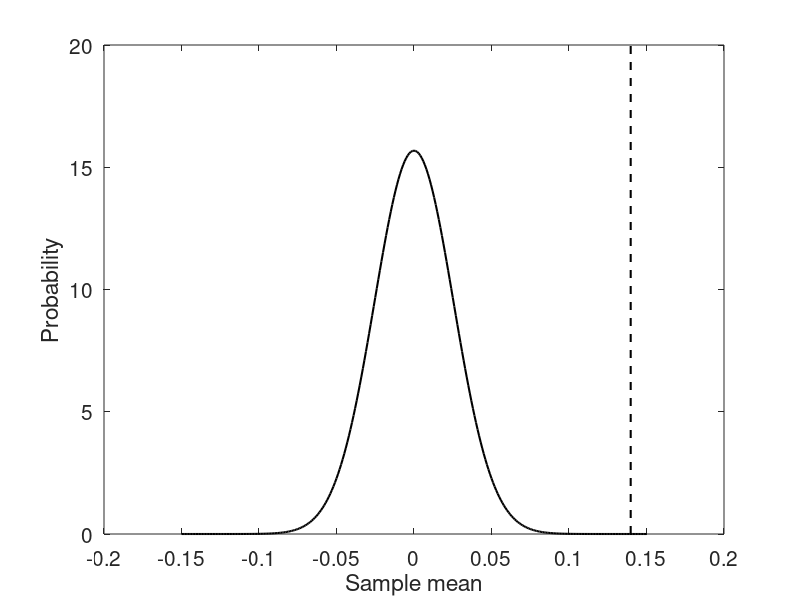
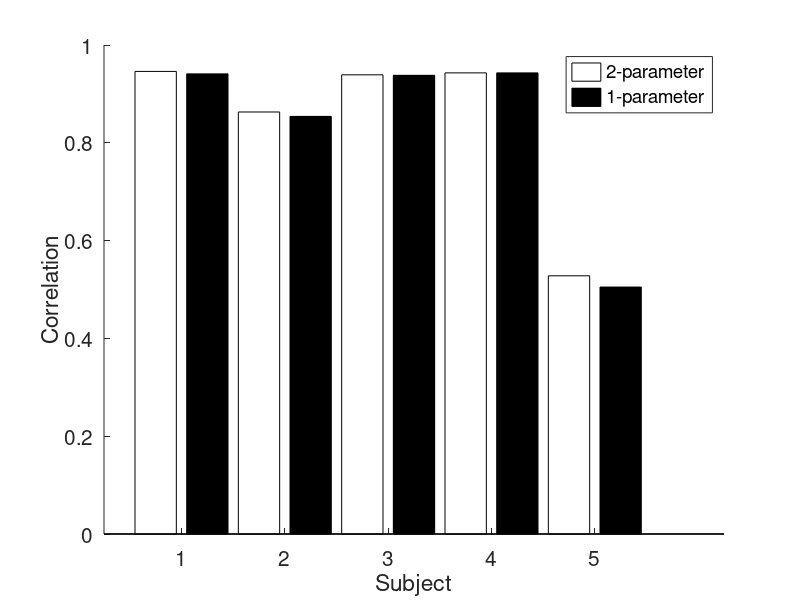
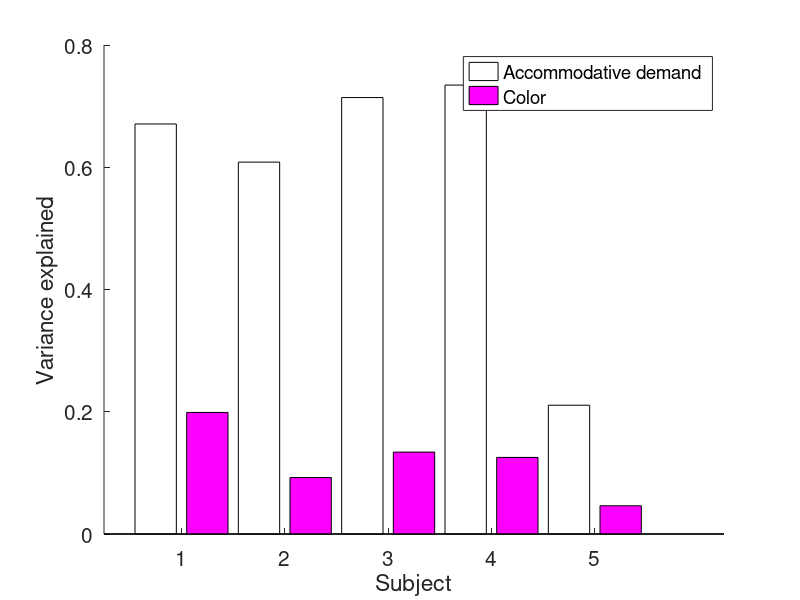
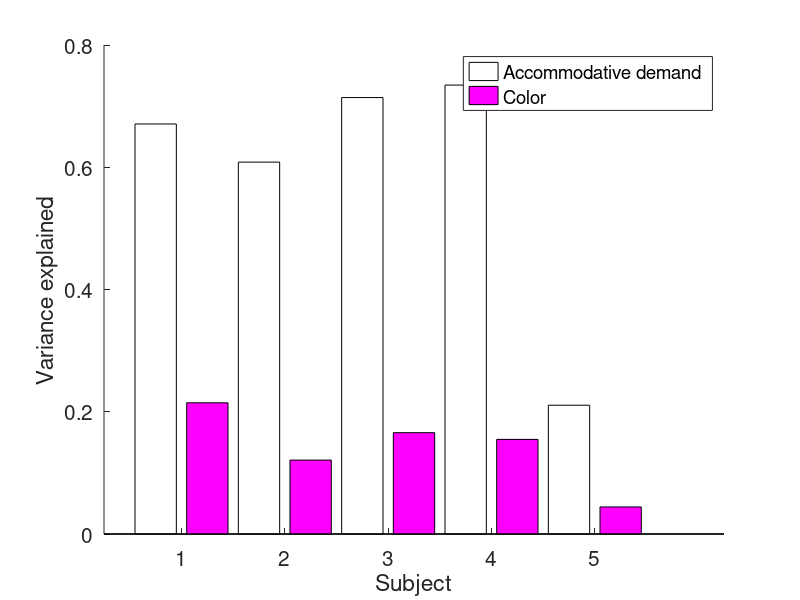

The MATLAB script that drew these images, in order: (Note: this script raises an error after producing the figures.)
%% ACTUAL POWER ANALYSIS

addVarExplClr = [0.2147 0.1209 0.1658 0.1548 0.0443];

%% JUST CHECKING EXPRESSION FOR STD ERROR OF THE MEAN

for i = 1:10000
    smpAddVar = randsample(addVarExplClr,5,true);
    muSmpAddVar(i) = mean(smpAddVar);
end

xSupport = -0.15:0.001:0.15;
pMu = normpdf(xSupport,0,std(muSmpAddVar));

figure;
plot(xSupport,pMu,'k','LineWidth',1.5); hold on;
plot(mean(muSmpAddVar).*[1 1],ylim,'k--','LineWidth',1.5);
set(gca,'FontSize',15);
xlabel('Sample mean'); ylabel('Probability');

%% COMPARE TWO-PARAMETER VS ONE-PARAMETER COLOR MODELS

twoParamR2 = [0.946 0.863 0.939 0.943 0.528];

oneParamR2 = [0.941 0.854 0.938 0.943 0.505];

figure;
hold on;
bar([1 3 5 7 9],twoParamR2,0.4,'FaceColor','w');
bar([2 4 6 8 10],oneParamR2,0.4,'FaceColor','k');
set(gca,'FontSize',15);
xlabel('Subject'); ylabel('Correlation');
set(gca,'XTick',[1.5 3.5 5.5 7.5 9.5]);
set(gca,'XTickLabel',{'1' '2' '3' '4' '5'});
legend({'2-parameter' '1-parameter'});

%%

varColor = [0.1989 0.0924 0.1340 0.1253 0.0462];

varAccStim = [0.6708 0.6084 0.7140 0.7344 0.2107];

figure;
hold on;
bar([1 3 5 7 9],varAccStim,0.4,'FaceColor','w');
bar([2 4 6 8 10],varColor,0.4,'FaceColor','m');
set(gca,'FontSize',15);
xlabel('Subject'); ylabel('Variance explained');
set(gca,'XTick',[1.5 3.5 5.5 7.5 9.5]);
set(gca,'XTickLabel',{'1' '2' '3' '4' '5'});
legend({'Accommodative demand' 'Color'});

%%

varColor = [0.1989 0.0924 0.1340 0.1253 0.0462];

varAccStim = [0.6708 0.6084 0.7140 0.7344 0.2107];

figure;
hold on;
bar([1 3 5 7 9],varAccStim,0.4,'FaceColor','w');
bar([2 4 6 8 10],addVarExplClr,0.4,'FaceColor','m');
set(gca,'FontSize',15);
xlabel('Subject'); ylabel('Variance explained');
set(gca,'XTick',[1.5 3.5 5.5 7.5 9.5]);
set(gca,'XTickLabel',{'1' '2' '3' '4' '5'});
legend({'Accommodative demand' 'Color'});

%% COMPARE WEIGHTING MODEL AND SWITCHING MODEL

% weightingModelRho = [0.946 0.863 0.939 0.943 0.528 0.971 0.853];
% switchingModelRho = [0.901 0.799 0.905 0.925 0.51  0.943 0.835];
% 
% 
% figure;
% hold on;
% bar([1 3 5 7 9 11 13],weightingModelRho.^2,0.4,'FaceColor','w');
% bar([2 4 6 8 10 12 14],switchingModelRho.^2,0.4,'FaceColor','k');
% set(gca,'FontSize',15);
% xlabel('Subject'); ylabel('Variance Explained');
% set(gca,'XTick',[1.5 3.5 5.5 7.5 9.5 11.5 13.5]);
% set(gca,'XTickLabel',{'1' '2' '3' '4' '5' '6' '7'});
% legend({'Weighting' 'Switching'});

sn = [17 11 16 19 21 23 24 25];
rhoSwitchAll = [];
rhoFullAll = [];
rhoNoColorAll = [];
weightsRBSall = [];
rhoColorAll = [];
rhoColorSwitchAll = [];

for i = 1:length(sn)
    [d, wS, rbThreshold, rhoSwitch, rhoColorSwitch] = ARCnlz_linearSwitching(sn(i),false);
    rhoSwitchAll(i) = rhoSwitch;
    rhoColorSwitchAll(i) = rhoColorSwitch;
    display(['Done with subject ' num2str(i)]);
end

for i = 1:length(sn)
    [weightsRBS1_x, weightsRBS1_y, rhoFull, rhoNoColor, rhoColor] = ARCnlz_linearModelnobias(sn(i),false);
    rhoFullAll(i) = rhoFull;
    rhoNoColorAll(i) = rhoNoColor;
    weightsRBSall(i,:) = weightsRBS1_x;
    rhoColorAll(i) = rhoColor;
    display(['Done with subject ' num2str(i)]);
end

%% PLOT WEIGHTS

figure;
set(gcf,'Position',[262 314 1239 594]);
for i = 1:size(weightsRBSall,1)
    subplot(2,4,i);
    hold on;
    bar(1,weightsRBSall(i,1),'FaceColor','r');
    bar(2,weightsRBSall(i,2),'FaceColor','b');
    bar(3,weightsRBSall(i,3),'FaceColor','k');
    set(gca,'XTick',[1 2 3]);
    set(gca,'XTickLabel',{'w_R' 'w_B' 'w_S'});
    title('Weights');
    set(gca,'FontSize',20);
    ylim(1.*[-1.1 1.1]);
    axis square;
end

%% PLOT VARIANCE EXPLAINED COMPARISONS

figure;
hold on;
bar([1 4 7 10 13 16 19 22],rhoFullAll.^2,0.3,'FaceColor','w');
bar([2 5 8 11 14 17 20 23],rhoSwitchAll.^2,0.3,'FaceColor',[0.5 0.5 0.5]);
bar([3 6 9 12 15 18 21 24],rhoNoColorAll.^2,0.3,'FaceColor','k');
set(gca,'FontSize',15);
xlabel('Subject'); ylabel('Variance Explained');
set(gca,'XTick',[1.5 4.5 7.5 10.5 13.5 16.5 19.5 22.5]);
set(gca,'XTickLabel',{'1' '2' '3' '4' '5' '6' '7' '8'});
legend({'Weighting' 'Switching' 'No color'});

%% PLOT VARIANCE EXPLAINED BY COLOR COMPARISONS

figure;
hold on;
bar([1 3 5 7 9 11],rhoColorAll.^2,0.4,'FaceColor','m');
bar([2 4 6 8 10 12],rhoColorSwitchAll.^2,0.4,'FaceColor',[0.5 0 0.5]);
set(gca,'FontSize',15);
xlabel('Subject'); ylabel('Variance Explained');
set(gca,'XTick',[1.5 3.5 5.5 7.5 9.5 11.5]);
set(gca,'XTickLabel',{'1' '2' '3' '4' '5' '6'});
legend({'Weighting' 'Switching'});

%% COMPARE WEIGHTS

redWeights = [0.7076 0.1043 0.3660 0.4499 0.2045 0.4052 0.2148];
blueWeights = [-0.2690 -0.4902 -0.2788 -0.3552 -0.0726 -0.2039 -0.1898];

%% COMPARE WITH AND WITHOUT BIAS TERM

sn = [17 11 16 19 21 23 24 25];
rhoFullAllnobias = [];
rhoFullBias = [];

for i = 1:length(sn)
    [weightsRBS1_xNoBias, weightsRBS1_yNoBias, rhoFull, rhoNoColor, rhoColor] = ARCnlz_linearModelnobias(sn(i),false);
    rhoFullAllnobias(i) = rhoFull;
    display(['Done with subject ' num2str(i)]);
end

for i = 1:length(sn)
    [weightsRBS1_x, weightsRBS1_y, rhoFull, rhoNoColor, rhoColor] = ARCnlz_linearModel(sn(i),false);
    rhoFullAllBias(i) = rhoFull;
    display(['Done with subject ' num2str(i)]);
end

%% PLOT VARIANCE EXPLAINED WITH AND WITHOUT BIAS TERM

figure;
hold on;
bar([1 3 5 7 9 11 13 15],rhoFullAllBias.^2,0.4,'FaceColor','k');
bar([2 4 6 8 10 12 14 16],rhoFullAllnobias.^2,0.4,'FaceColor','w');
set(gca,'FontSize',15);
xlabel('Subject'); ylabel('Variance Explained');
set(gca,'XTick',[1.5 3.5 5.5 7.5 9.5 11.5 13.5 15.5]);
set(gca,'XTickLabel',{'1' '2' '3' '4' '5' '6' '7' '8'});
legend({'With bias' 'No bias'});

%% COMPARE PARAMETERS FROM ALL TRIALS VS RANDOM ONLY TRIALS

sn = [17 11 16 19 21 23 24 25 26];
rhoFullAll = [];
rhoNoColorAll = [];
weightsRBSall = [];
rhoColorAll = [];

for i = 1:length(sn)
    [weightsRBS1_x, weightsRBS1_y, rhoFull, rhoNoColor, rhoColor] = ARCnlz_linearModelnobias(sn(i),false);
    rhoFullAll(i) = rhoFull;
    rhoNoColorAll(i) = rhoNoColor;
    weightsRBSall(i,:) = weightsRBS1_x;
    rhoColorAll(i) = rhoColor;
    display(['Done with subject ' num2str(i)]);
end

save('/Users/benchin/Documents/ARchroma/cache/paramsRandom','rhoFullAll','weightsRBSall');

%% COMPARE PARAMETERS FROM ALL TRIALS VS RANDOM ONLY TRIALS

load('/Users/benchin/Documents/ARchroma/cache/paramsAll.mat');
rhoFullAllAll = rhoFullAll;
weightsRBSallAll = weightsRBSall;
load('/Users/benchin/Documents/ARchroma/cache/paramsRandom.mat');
rhoFullAllRandom = rhoFullAll;
weightsRBSallRandom = weightsRBSall;

figure;
set(gcf,'Position',[318 247 1135 708]);
subplot(2,2,1);
set(gca,'FontSize',15);
hold on;
plot(rhoFullAllAll,rhoFullAllRandom,'ko','MarkerSize',10);
plot([0 1],[0 1],'k--');
xlabel('All trials'); ylabel('Random trials only'); title('Correlation');
axis square;
subplot(2,2,2);
set(gca,'FontSize',15);
hold on;
plot(weightsRBSallAll(:,3),weightsRBSallRandom(:,3),'ko','MarkerSize',10);
plot([0 1],[0 1],'k--');
xlabel('All trials'); ylabel('Random trials only'); title('Gain');
axis square;
subplot(2,2,3);
set(gca,'FontSize',15);
hold on;
plot([0 1],[0 1],'k--');
plot(weightsRBSallAll(:,1),weightsRBSallRandom(:,1),'ro','MarkerSize',10,'MarkerFaceColor','w');
xlabel('All trials'); ylabel('Random trials only'); title('Red weight');
axis square;
subplot(2,2,4);
set(gca,'FontSize',15);
hold on;
plot([-1 0],[-1 0],'k--');
plot(weightsRBSallAll(:,2),weightsRBSallRandom(:,2),'bo','MarkerSize',10,'MarkerFaceColor','w');
xlabel('All trials'); ylabel('Random trials only'); title('Blue weight');
axis square;
